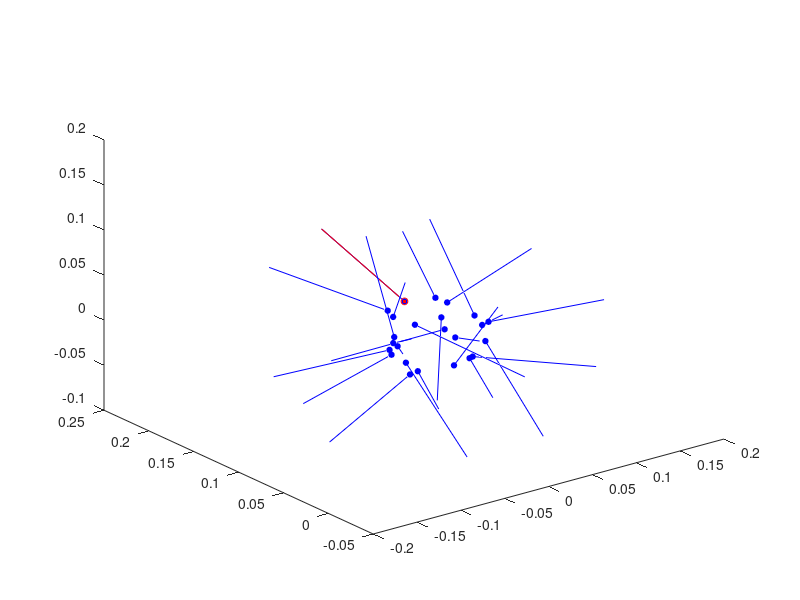

Recreate this plot in MATLAB.
% Tracker
sensors = [-0.0267866849899 0.0702631995082 0.0867077335715;...
        -0.0404191985726 0.063175342977 0.0871610194445;...
        -0.0291388053447 0.0562938861549 0.0883470326662;...
        -0.0416186824441 0.0510884672403 0.0883556902409;...
        -0.03911761567 0.0468622967601 0.0630567669868;...
        -0.0261945538223 0.0680530145764 0.0593622401357;...
        -0.0325595773757 0.0208719521761 0.0584775470197;...
        -0.0251298621297 0.0253464952111 0.0687111392617;...
        -0.00829077046365 -0.00322929164395 0.0744731798768;...
        -0.012753312476 -6.19486090727e-05 0.0858807116747;...
        0.000100854798802 0.0778309255838 0.0605292767286;...
        -7.1672075137e-05 -0.00683799525723 0.0879983082414;...
        0.0127801811323 0.000110585235234 0.0857317075133;...
        0.00825184118003 -0.0030439067632 0.0744115114212;...
        0.0252348426729 0.0254379585385 0.0685690790415;...
        0.0324014760554 0.0208820458502 0.0586260482669;...
        0.0262231454253 0.0680512785912 0.0593179054558;...
        0.0392575450242 0.0467750430107 0.0631166025996;...
        0.0415129549801 0.0510263890028 0.0883449092507;...
        0.0291746370494 0.0564659535885 0.0882847309113;...
        0.0403066463768 0.0632527396083 0.0871641635895;...
        0.0268259737641 0.0702827572823 0.0866294577718]';
    
normals = [0.682499170303 0.613178133965 0.397753089666;...
    -0.893173396587 0.447716206312 -0.0423260182142;...
    0.70940643549 -0.409576237202 0.573576331139;...
    -0.458694934845 -0.835996866226 0.301177978516;...
    -0.816075861454 0.34771797061 -0.461640954018;...
    -0.582563281059 0.694272339344 -0.422618210316;...
    -0.784885823727 -0.45315387845 -0.422617912292;...
    0.207124993205 0.0300799999386 0.977851986885;...
    -0.30997595191 -0.851650834084 -0.422617912292;...
    -0.827340304852 0.4350271523 0.355330109596;...
    0.0 0.90630787611 -0.422617942095;...
    0.0 -0.838670730591 0.544638812542;...
    0.827340304852 0.4350271523 0.355330109596;...
    0.309975028038 -0.851651132107 -0.422618061304;...
    -0.207124993205 0.0300799999386 0.977851986885;...
    0.784885466099 -0.453154265881 -0.422618240118;...
    0.582563281059 0.694272339344 -0.422618210316;...
    0.816075861454 0.34771797061 -0.461640954018;...
    0.458694934845 -0.835996866226 0.301177978516;...
    -0.709406018257 -0.409575998783 0.57357698679;...
    0.893173396587 0.447716206312 -0.0423260182142;...
    -0.682499170303 0.613178133965 0.397753089666]';
        
% Controller
sensors = [-0.0338689759374 0.0713468417525 -0.02225728333;...
        -0.0363753065467 0.089515671134 -0.00801795348525;...
        -0.0527886226773 0.0756843164563 0.00795545894653;...
        -0.0271183811128 0.102807112038 0.032369159162;...
        -0.0292561501265 0.0945441052318 0.000690158281941;...
        0.0293054189533 0.0945180729032 0.000619794940576;...
        0.000290809519356 0.110895104706 0.0317403152585;...
        0.0272266417742 0.102748379111 0.0323891341686;...
        0.0528375692666 0.0756803825498 0.00786481797695;...
        0.036456476897 0.0895958468318 -0.00810888595879;...
        0.0339716635644 0.0712750852108 -0.0220361705869;...
        -0.0312602445483 0.0651917532086 -0.0165161993355;...
        -0.0455247089267 0.0645391121507 -0.00304195517674;...
        -0.0518093556166 0.0676364600658 0.0154776200652;...
        -0.0458366833627 0.0772382244468 0.0197211895138;...
        -0.0306521710008 0.0932622030377 0.0307282675058;...
        -0.0153517853469 0.0840033590794 0.0222470760345;...
        8.07500109659e-05 0.0555172674358 -0.0138547904789;...
        0.0151192005724 0.0843040421605 0.0222672075033;...
        0.0308322515339 0.0931366160512 0.0306404251605;...
        0.0456207841635 0.0771441310644 0.0195825584233;...
        0.0517847761512 0.0675955787301 0.0153190307319;...
        0.0453938692808 0.0648131221533 -0.00308995880187;...
        0.0310795139521 0.0650203824043 -0.0166333243251]';
    
normals = [-0.591348052025 0.318717032671 -0.740761041641;...
      -0.757376372814: 0.46925625205 -0.454070210457;...
      -0.777337908745 0.531652927399 -0.336289972067;...
      -0.488437950611 0.843751907349 0.222510963678;...
      0.750517010689 0.53026497364 -0.394389986992;...
      -0.750517010689 0.53026497364 -0.394389986992;...
      0.0 0.924568891525 0.381014943123;...
      0.488437950611 0.843751907349 0.222510963678;...
      0.777337908745 0.531652927399 -0.336289972067;...
      0.757376372814 0.46925625205 -0.454070210457;...
      0.591348052025 0.318717032671 -0.740761041641;...
      -0.584968984127 -0.804444015026 0.103349998593;...
      0.0192090012133 -0.663416087627 -0.748004078865;...
      -0.628624200821 -0.673549175262 0.388797074556;...
      0.0950429588556 0.407065778971 0.908440589905;...
      -0.412044197321 -0.536721229553 0.736308336258;...
      0.649612247944 -0.589483261108 -0.480118185282;...
      0.0 -0.489762127399 0.871856153011;...
      -0.649612247944 -0.589483261108 -0.480118185282;...
      0.412044197321 -0.536721229553 0.736308336258;...
      -0.0950429588556 0.407065778971 0.908440589905;...
      0.628624200821 -0.673549175262 0.388797074556;...
      -0.0192090012133 -0.663416087627 -0.748004078865;...
      0.584968984127 -0.804444015026 0.103349998593]';

pos = sensors';
norm = normals';
  
figure(1);
plot3(pos(:,1),pos(:,2),pos(:,3), 'bo', 'MarkerEdgeColor','b', 'MarkerFaceColor','b','MarkerSize',4);
hold on;
for i = 1:size(norm,1)
    x = [pos(i,1);pos(i,1)+norm(i,1)/10];
    y = [pos(i,2);pos(i,2)+norm(i,2)/10];
    z = [pos(i,3);pos(i,3)+norm(i,3)/10];
    plot3(x,y,z,'b');
end
plot3(pos(7,1),pos(7,2),pos(7,3),'ro', 'MarkerEdgeColor','r', 'MarkerFaceColor','r','MarkerSize',5)
    x = [pos(7,1);pos(7,1)+norm(7,1)/10];
    y = [pos(7,2);pos(7,2)+norm(7,2)/10];
    z = [pos(7,3);pos(7,3)+norm(7,3)/10];
    plot3(x,y,z,'r');
hold off;  